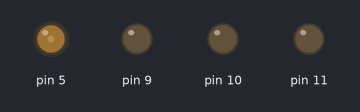
The sketch below on a simulated Arduino Uno, built with avr-gcc and run on an emulated ATmega328P. On the bench: output pins drawn as LEDs (lit = HIGH).

Above: at 0.05 s.
At 0.2 s:
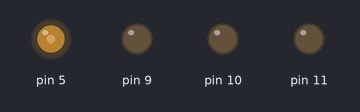
Timing chart, 0 to 3.0 s (numbered marks = the images above):
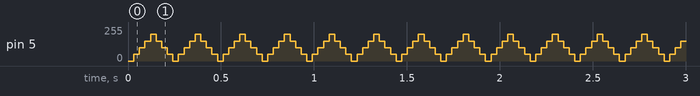

Measured:
- by itself, pin 5: repeats every 0.24 s: 100/255 0.03 s, 150/255 0.03 s, 200/255 0.03 s, 150/255 0.03 s, 100/255 0.03 s, 50/255 0.03 s, 0/255 0.03 s, 50/255 0.03 s

The sketch:

Dragon1.ino
```cpp
#include <IRremote.h>

int fade=0;
String command;

int toFade=5;
int fadeSpeed=50;

IRrecv irrecv(3);
decode_results results;

void setup() {
  pinMode(11, OUTPUT);
  pinMode(10, OUTPUT);
  pinMode(9, OUTPUT);
  irrecv.enableIRIn();

  digitalWrite(13, LOW);
  //Serial.begin(9600);
}

void fadeLed(int ledPin, int i){
  while(fade<200){
    analogWrite(ledPin, fade);
    delay(30);
    fade+=i;
  }
  while(fade>0){
    analogWrite(ledPin, fade);
    delay(30);
    fade-=i;
  }
}

void loop() {
  if (irrecv.decode(&results)) {
    String hexResults = String(results.value, HEX);
    if(hexResults == "5fa02fd") command = "up";
    if(hexResults == "5faba45") command = "down";
    if(hexResults == "5faca35") command = "one";
    if(hexResults == "5fa0af5") command = "two";
    if(hexResults == "5fa48b7") command = "three";
    if(hexResults == "5faf20d") command = "four";

    irrecv.resume();
  }

  if(command == "one") toFade = 9;
  if(command == "two") toFade = 10;
  if(command == "three") toFade = 6;

  if(command == "up" && fadeSpeed <249) fadeSpeed +=5;
  if(command == "down" && fadeSpeed >6) fadeSpeed -=5;

  //Serial.println("c: "+command+", led: "+toFade+", s: "+fadeSpeed);

  command = "";
  fadeLed(toFade, fadeSpeed);

}
```
